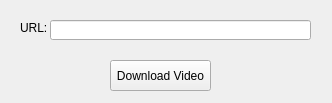
<?xml version="1.0" encoding="UTF-8"?>
<ui version="4.0">
 <class>ytDoawnloader</class>
 <widget class="QWidget" name="ytDoawnloader">
  <property name="geometry">
   <rect>
    <x>0</x>
    <y>0</y>
    <width>332</width>
    <height>103</height>
   </rect>
  </property>
  <property name="windowTitle">
   <string>Youtube Downloader</string>
  </property>
  <property name="windowIcon">
   <iconset>
    <normaloff>ant 64x64.png</normaloff>ant 64x64.png</iconset>
  </property>
  <widget class="QLabel" name="labelurl">
   <property name="geometry">
    <rect>
     <x>20</x>
     <y>20</y>
     <width>31</width>
     <height>16</height>
    </rect>
   </property>
   <property name="text">
    <string>URL:</string>
   </property>
  </widget>
  <widget class="QLineEdit" name="inputurl">
   <property name="geometry">
    <rect>
     <x>50</x>
     <y>20</y>
     <width>261</width>
     <height>20</height>
    </rect>
   </property>
   <property name="text">
    <string/>
   </property>
  </widget>
  <widget class="QPushButton" name="button1">
   <property name="geometry">
    <rect>
     <x>110</x>
     <y>60</y>
     <width>101</width>
     <height>31</height>
    </rect>
   </property>
   <property name="text">
    <string>Download Video</string>
   </property>
  </widget>
 </widget>
 <resources/>
 <connections/>
</ui>
